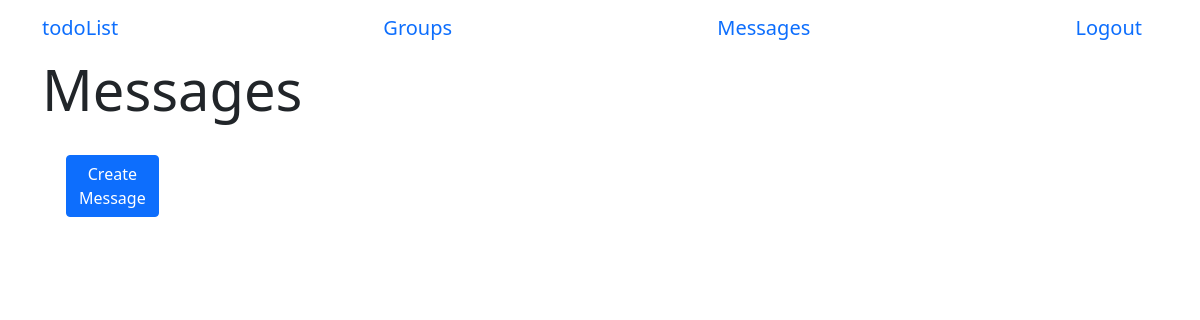
Page /messages (signed in) on the earlier database version.
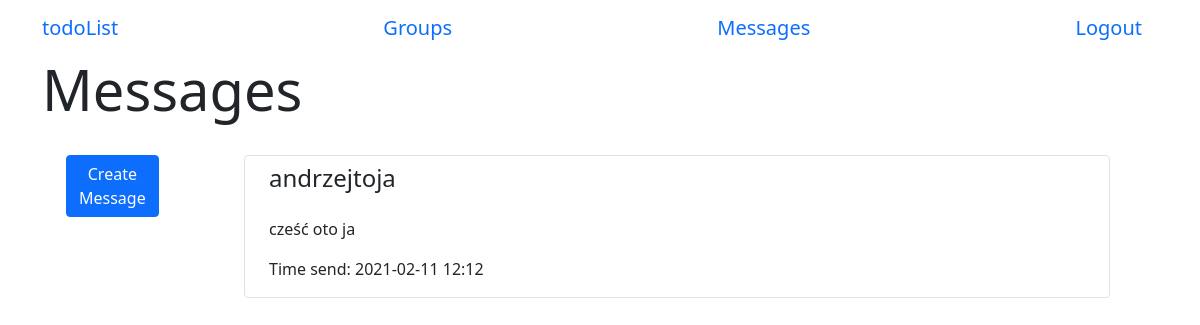
Same page on the later database version.
### app/models.py (models this page shows)
class Message(db.Model):
    id = db.Column(db.Integer, primary_key=True)
    author = db.Column(db.String(40))
    text = db.Column(db.String(500))
    timestamp = db.Column(db.DateTime, index=True, default=datetime.now())
    user_id = db.Column(db.Integer, db.ForeignKey('user.id'))

### app/routes.py (the view)
@login_required
@app.route('/messages')
def messages():
    return render_template('messages.html')

### app/models.py (called while the page is built)
@login.user_loader
def load_user(id):
    return User.query.get(int(id))

### app/templates/messages.html (shortened to what this page needs)
{% extends 'base.html' %}
{% block start %}Messages{% endblock %}
{% block body %}
    <div class="container row">
        <div class="container col-2">
            <form class="col-4 form-temp mt-3" action="/create_message">
                <button type="submit" class="btn btn-primary form-item">Create Message</button>
            </form>
        </div>
        <div class="container col-10 mt-3">
            {% if current_user.messages %}
                {% for message in current_user.messages %}
                    <div class="container border rounded mb-2">
                        <h4 class="mt-2">{{ message.author }}</h4>
                        <p class="mt-4">{{ message.text }}</p>
                        <p>Time send: {{ message.timestamp.strftime("%Y-%m-%d %H:%M") }}</p>
                    </div>
                {% endfor %}
            {% else %}
                <div class="container m-auto">
                    You have no messages!
                </div>
            {% endif %}
        </div>
    </div>
{% endblock %}

### app/templates/base.html (shortened to what this page needs)
<!DOCTYPE html>
<html lang="en">
<head>
    <link href="{{ url_for('static', filename='css/main.css') }}" rel="stylesheet">
    <link href="https://cdn.jsdelivr.net/npm/bootstrap@5.0.0-beta1/dist/css/bootstrap.min.css" rel="stylesheet">
    <link rel="stylesheet" href="https://cdnjs.cloudflare.com/ajax/libs/font-awesome/5.15.2/css/all.min.css" />
</head>
<body>
    <header class="site-header container">
        <nav class="navbar">
            <a class="navbar-brand" href="/menu">todoList</a>
            {% if current_user.is_authenticated %}
                <a class="navbar-brand" href="/groups">Groups</a>
                <a class="navbar-brand" href="/messages">Messages</a>
                <a class="navbar-brand" href="/logout">Logout</a>
            {% else %}
                <a class="navbar-brand" href="/register">Register</a>
            {% endif %}
        </nav>
    </header>
    <div class="container">
        <div class="page-header">
            <h1 class="display-4">{% block start %}{% endblock %}</h1>
        </div>
        {% block body %}{% endblock %}
    </div>
</body>
</html>

### app/static/css/main.css (style rules this page uses)
* { box-sizing: border-box }
body { font-family: 'Montserrat', sans-serif; overflow-y:scroll; }
.form-temp { display: flex; flex-direction: row; }
.form-item { flex: 1; }
button { display: block; }

Differences in the rows shown:
added Message: author "andrzejtoja", text "cześć oto ja", timestamp "2021-02-11 12:12"
